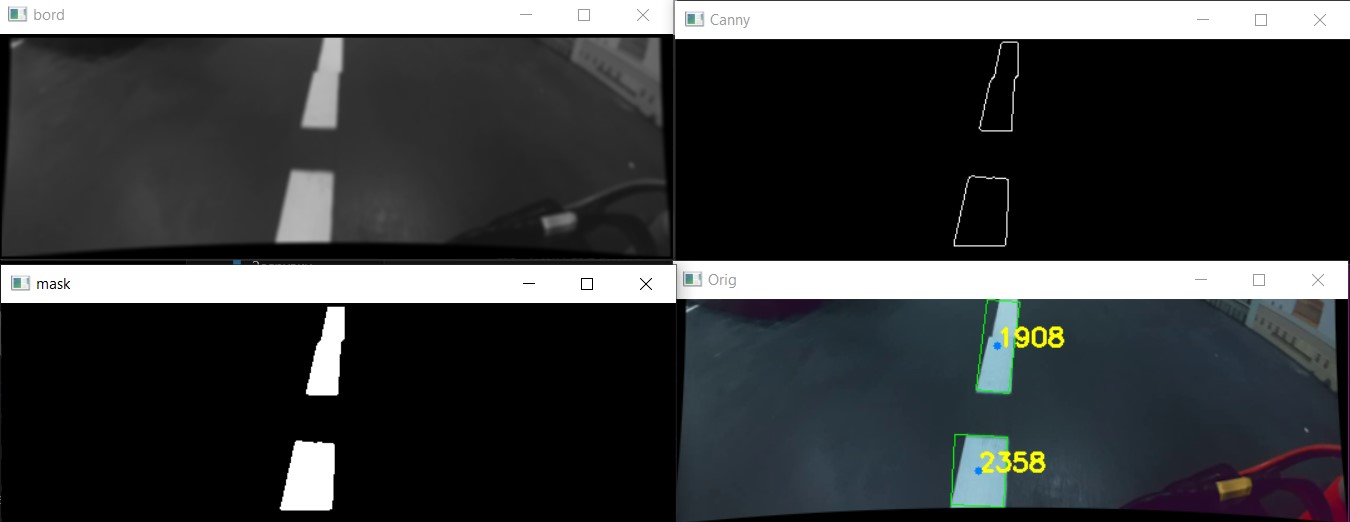
#> input picture road_lines.jpg, 1350 x 522 px, given in place of 1080.mp4, which was not available
$ python recog_circle.py
#> lines starting #> are read from the running program, lines starting #| are printed output that depends on the picture; pictures that were not available may be replaced by others from this repository, and a replacement may not be noted
import cv2
import numpy as np

frame_width = 2592
frame_height = 1944
focal_length_mm = 0.87  # фокусное расстояние в мм
sensor_diagonal_mm = 4  # диагональ сенсора в мм
aspect_ratio = 4/3  # соотношение сторон кадра

# Расчеты размеров сенсора
sensor_width_mm = 3.39
sensor_height_mm = 2.54

# Размеры пикселей на сенсоре
pixel_width_mm = sensor_width_mm / frame_width
pixel_height_mm = sensor_height_mm / frame_height

# Фокусное расстояние в пикселях
f_x = focal_length_mm / pixel_width_mm
f_y = focal_length_mm / pixel_height_mm

# Оптический центр
c_x = 1080 / 2
c_y = 720 / 2
camera_matrix = np.array([[f_x, 0, c_x],
                          [0, f_y, c_y],
                          [0, 0, 1]], dtype=np.float32)

# Коэффициенты дисторсии (искусственные для примера)
k1 = -0.3  # Параметр радиального искажения
dist_coeffs = np.array([k1, 0, 0, 0, 0], dtype=np.float32)

def distor_corr(frame):
    h, w = frame.shape[:2]
    new_camera_matrix, roi = cv2.getOptimalNewCameraMatrix(camera_matrix, dist_coeffs, (w, h), 1, (w, h))
    undistorted_frame = cv2.undistort(frame, camera_matrix, dist_coeffs, None, new_camera_matrix)
    return undistorted_frame

def nothing(x):
    pass

# Open the video file
cap = cv2.VideoCapture('1080.mp4')

# Variable to control the pause state
is_paused = False
current_frame_index = 0

# Set the range of frames to process
start_frame = 120
end_frame = 3000

# Function to read a specific frame
def read_frame(frame_index):
    cap.set(cv2.CAP_PROP_POS_FRAMES, frame_index)
    ret, frame = cap.read()
    return ret, frame

# Read the first frame at the start_frame index
current_frame_index = start_frame
ret, frame = read_frame(current_frame_index)
#> in read_frame, frame is the input picture: shape (522, 1350, 3); mean B, G, R 62.1, 60.9, 58.8
#> ret = True

while True:
    if not is_paused:
        # Read a frame from the video capture
        ret, frame = read_frame(current_frame_index)
        if not ret or current_frame_index > end_frame:
            break

        current_frame_index += 1
    frame = distor_corr(frame)
#> in distor_corr, `undistorted_frame = cv2.undistort(frame, camera_matrix, dist_coeffs, N..`:
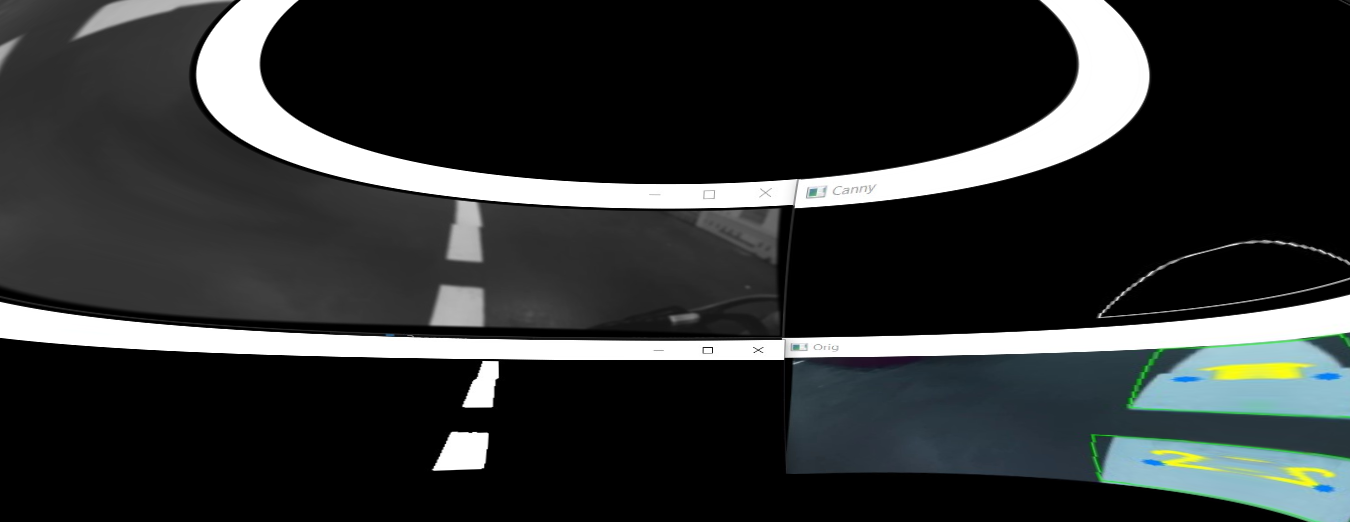
#> undistorted_frame: shape (522, 1350, 3); mean B, G, R 51, 51, 48.1

    # Convert the frame to grayscale
    gray = cv2.cvtColor(frame, cv2.COLOR_BGR2GRAY)
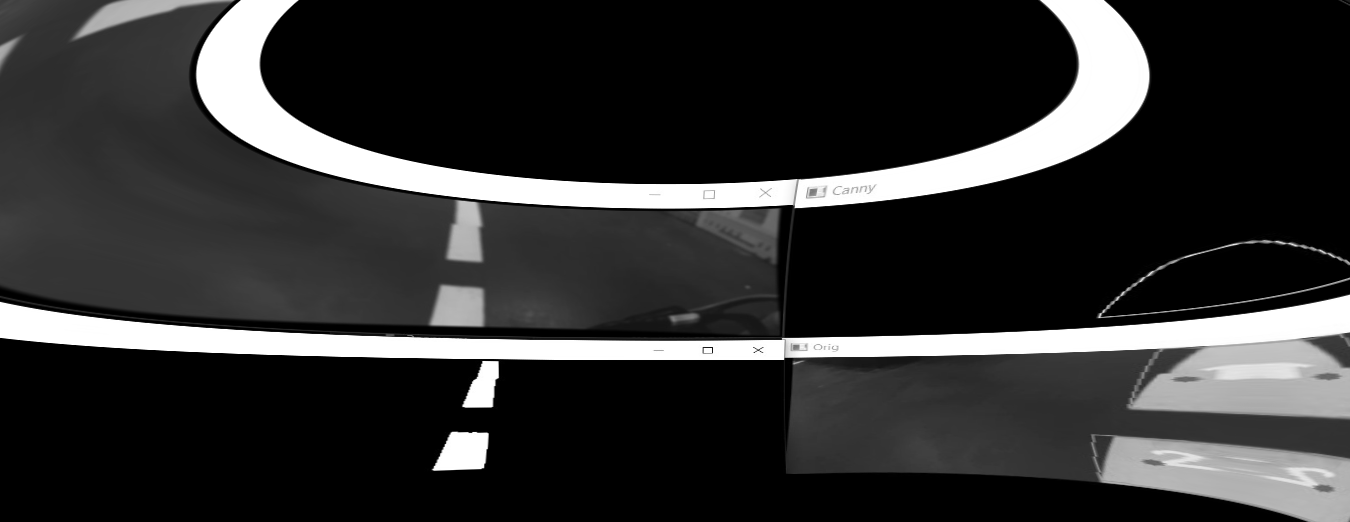
#> gray: shape (522, 1350); min 0, max 255, mean 50.1
    gray = cv2.GaussianBlur(gray, (5, 5), 1.5)

    # Detect circles using HoughCircles
    circles = cv2.HoughCircles(gray, cv2.HOUGH_GRADIENT_ALT, dp=1.5, minDist=30,
                               param1=150, param2=0.96,
                               minRadius=15, maxRadius=200)
#> circles = None

    # Create a mask to highlight the detected circles
    mask = np.zeros_like(frame)

    if circles is not None:
        circles = np.uint16(np.around(circles))
        for i in circles[0, :]:
            # Draw the outer circle
            cv2.circle(frame, (i[0], i[1]), i[2], (0, 255, 0), 2)
            cv2.circle(mask, (i[0], i[1]), i[2], (255, 255, 255), -1)

    # Show the original frame and the frame with detected circles and ovals
    masked = cv2.bitwise_and(frame, mask)
#> masked: shape (522, 1350, 3); every value is 0
    blured = cv2.medianBlur(masked, 7)

    cv2.imshow('Original', frame)
    cv2.imshow('Detected Objects', cv2.bitwise_and(blured, mask))

    # Handle key events
    key = cv2.waitKey(1) & 0xFF
#> (key q is pressed here)
    if key == ord('q'):
        break
    elif key == ord('p'):  # Pause/resume on 'p' key
        is_paused = not is_paused
    elif is_paused:
        if key == ord('n'):  # Move to next frame
            current_frame_index += 1
            ret, frame = read_frame(current_frame_index)
            if not ret or current_frame_index > end_frame:
                current_frame_index -= 1  # Stay at the last frame if end is reached
        elif key == ord('b'):  # Move to previous frame
            current_frame_index -= 1
            if current_frame_index < start_frame:
                current_frame_index = start_frame  # Stay at the first frame if beginning is reached
            ret, frame = read_frame(current_frame_index)

# Release the video capture and destroy all windows
cap.release()
cv2.destroyAllWindows()

$ run again, on signs.jpg
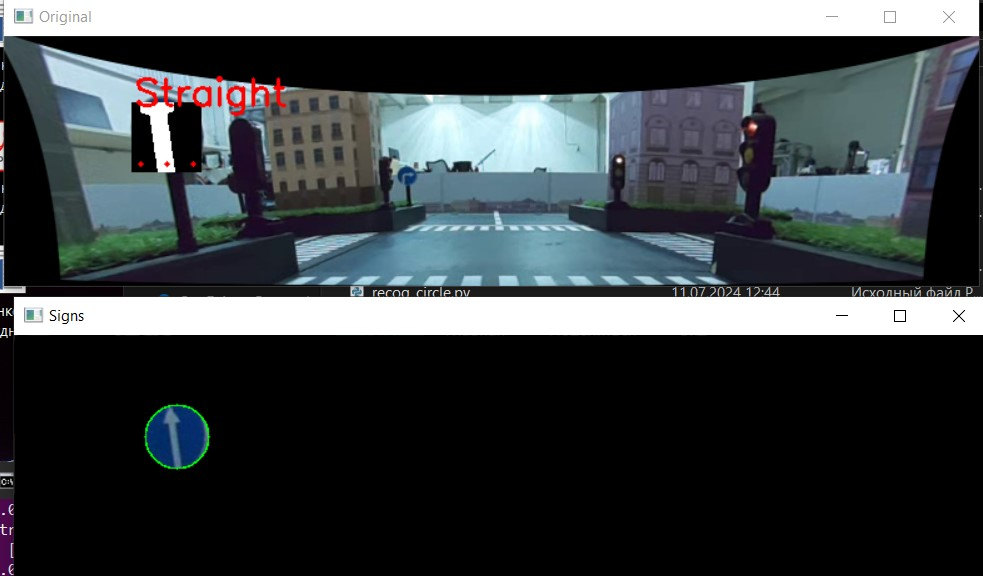
#> input picture signs.jpg, 983 x 576 px, given in place of 1080.mp4, which was not available
#> in read_frame, frame is the input picture: shape (576, 983, 3); mean B, G, R 71, 68.1, 62.5
#> ret = True
#> in distor_corr, `undistorted_frame = cv2.undistort(frame, camera_matrix, dist_coeffs, N..`:
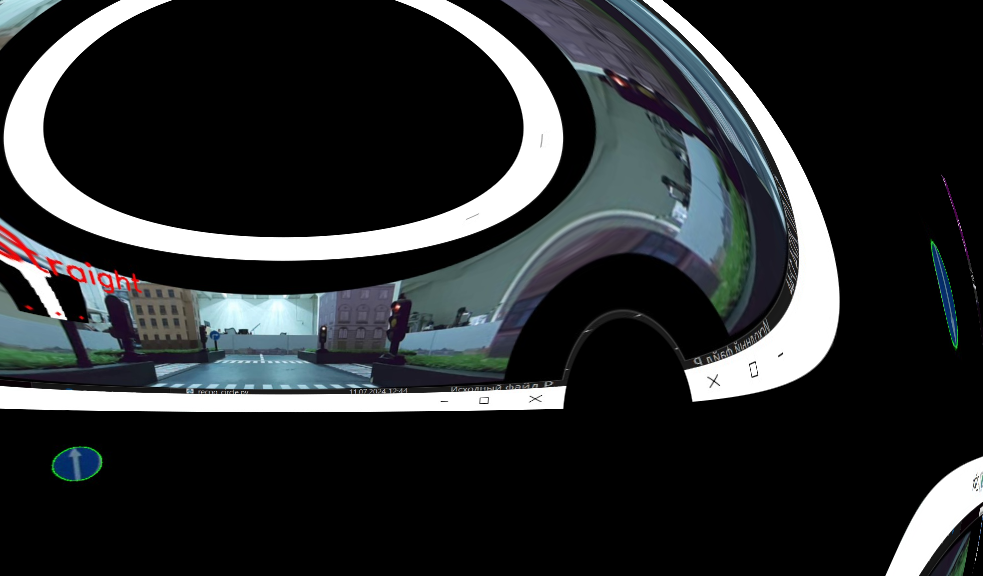
#> undistorted_frame: shape (576, 983, 3); mean B, G, R 48.4, 46.9, 44
#> `gray = cv2.cvtColor(frame, cv2.COLOR_BGR2GRAY)`:
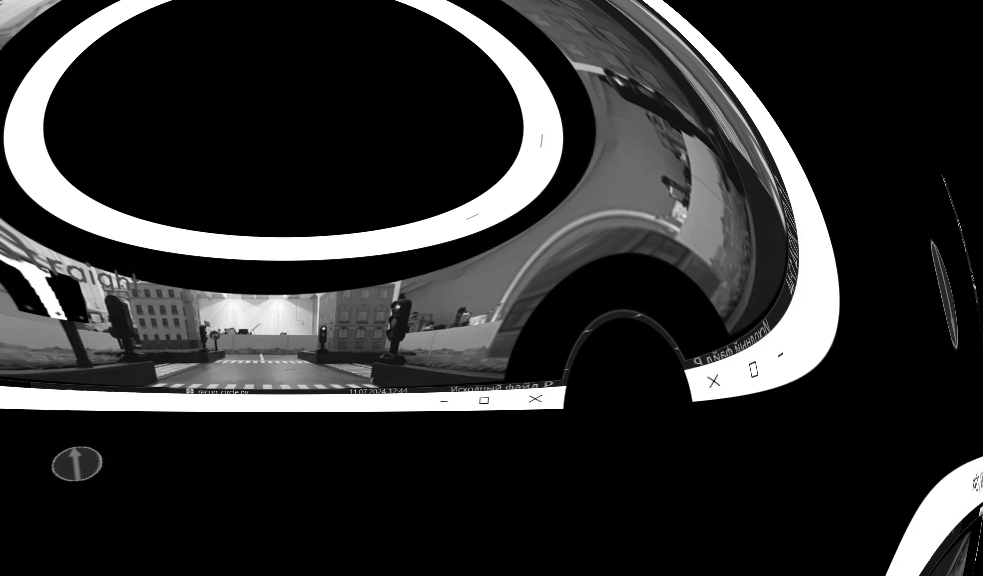
#> gray: shape (576, 983); min 0, max 255, mean 46.2
#> circles = None
#> masked: shape (576, 983, 3); every value is 0

$ run again, on turn.jpg
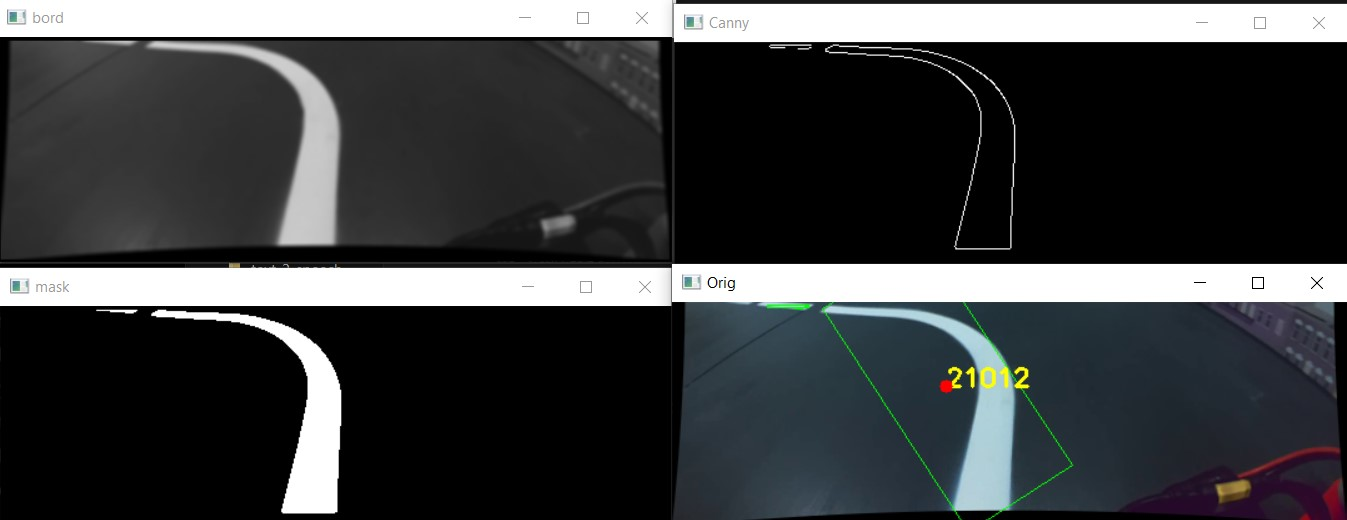
#> input picture turn.jpg, 1347 x 520 px, given in place of 1080.mp4, which was not available
#> in read_frame, frame is the input picture: shape (520, 1347, 3); mean B, G, R 65.5, 64, 61.9
#> ret = True
#> in distor_corr, `undistorted_frame = cv2.undistort(frame, camera_matrix, dist_coeffs, N..`:
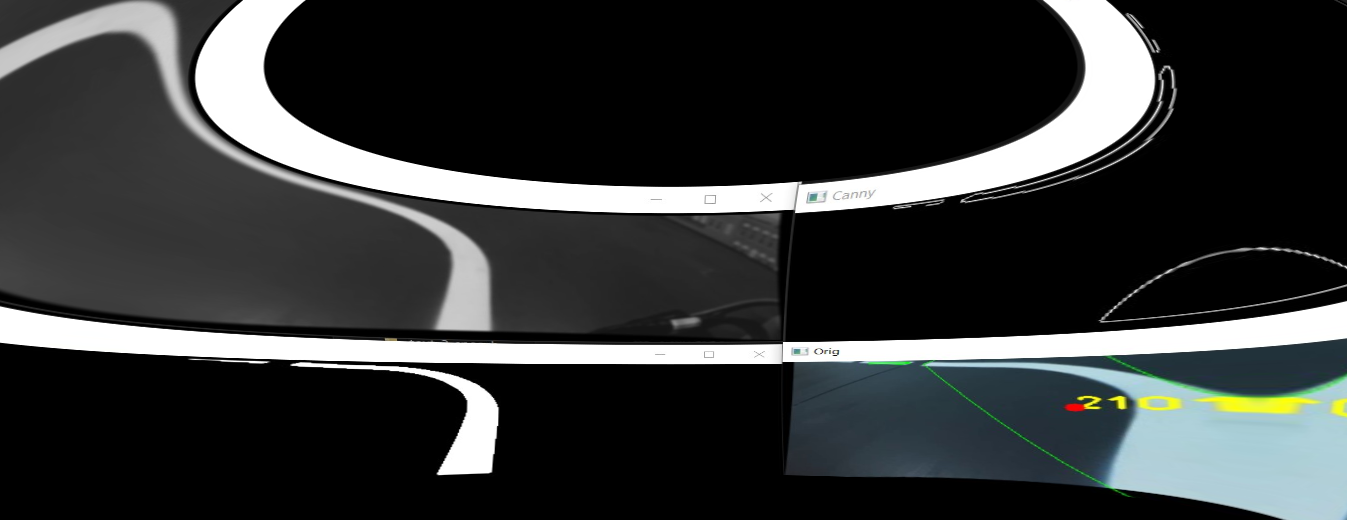
#> undistorted_frame: shape (520, 1347, 3); mean B, G, R 56.1, 56, 53.7
#> `gray = cv2.GaussianBlur(gray, (5, 5), 1.5)`:
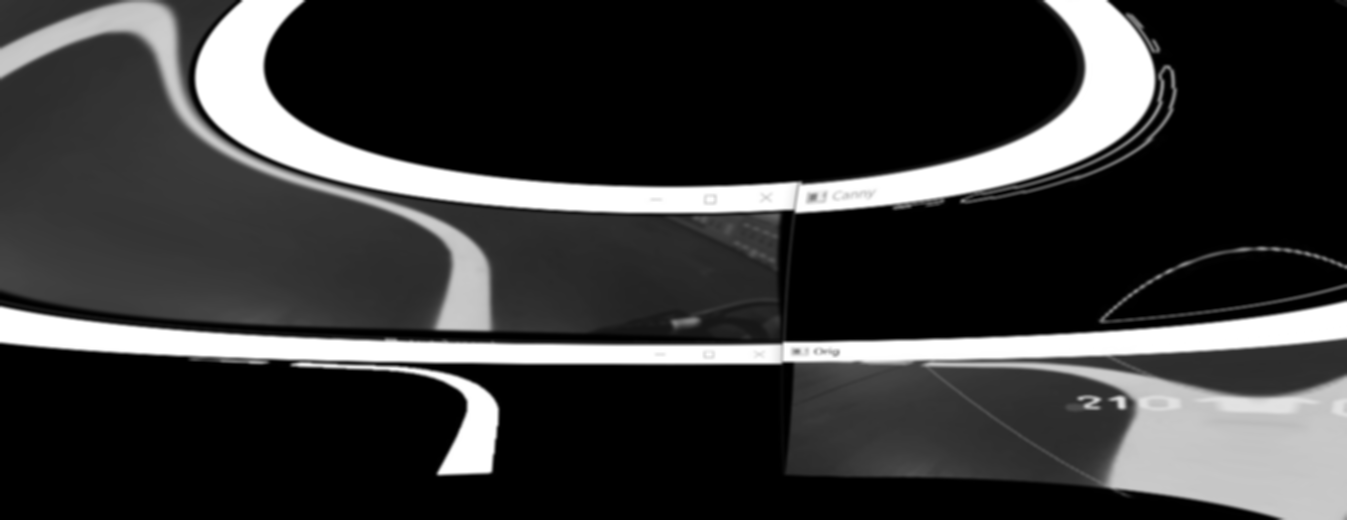
#> gray: shape (520, 1347); min 0, max 255, mean 55.3
#> circles = None
#> masked: shape (520, 1347, 3); every value is 0
